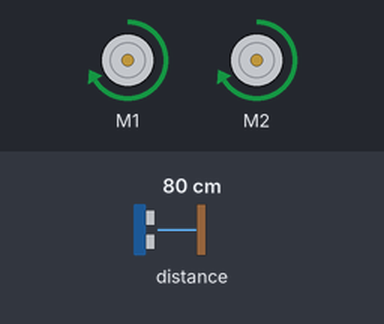
A program run on a simulated BBC micro:bit (MakeCode). Parts: 2 × DC motor (green arrow = forward, orange = backward, longer = faster). The test bench sets the inputs (shaded band); at power-on: distance to the obstacle 80 cm. Random numbers come from a fixed seed.

Above: at 1.2 s.
1.3 s: distance to the obstacle set to 42 cm
2.8 s: distance to the obstacle set to 37 cm
At 3.3 s:
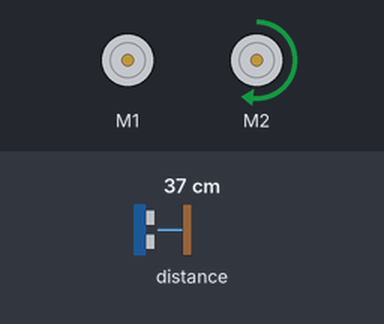
5.8 s: distance to the obstacle set to 60 cm
7.4 s: distance to the obstacle set to 2 cm
At 7.9 s:
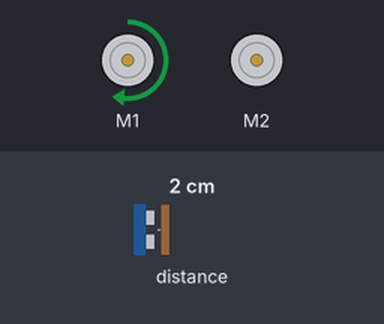
Timing chart, 0 to 11.4 s (numbered marks = the images above; inputs shaded):
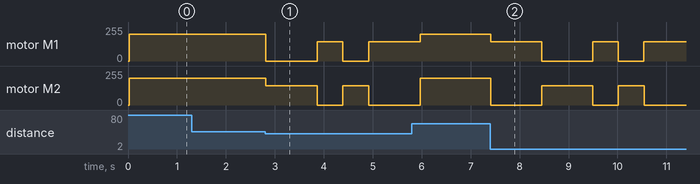

Measured:
- the behaviour switches between 40 and 39 cm on distance to the obstacle (found by bisection; images 0 and 1)
- after the input at 1.3 s, every drawn part: stays the same
- after the input at 2.8 s, motor M1: forward 200/255 → stopped at once, → forward 144/255 1.1 s later, → stopped 0.53 s later, → forward 144/255 0.53 s later; motor M2: forward 200/255 → forward 144/255 at once, → stopped 1.1 s later, → forward 144/255 0.53 s later, → stopped 0.53 s later
- after the input at 7.4 s, motor M1: goes forward 144/255 1.0 s, stopped 1.0 s, forward 144/255 0.52 s, stopped 0.52 s, then forward 144/255, starting at once; motor M2: goes stopped 1.0 s, forward 144/255 1.0 s, stopped 0.52 s, forward 144/255 0.52 s, then stopped, starting at once

The program:

main.ts
```typescript
let distancia = false
basic.forever(function () {
    if (maqueen.Ultrasonic(PingUnit.Centimeters) < 40 && maqueen.Ultrasonic(PingUnit.Centimeters) != 0) {
        distancia = Math.randomBoolean()
        if (distancia == true) {
            maqueen.motorRun(maqueen.Motors.M1, maqueen.Dir.CW, 144)
            maqueen.motorRun(maqueen.Motors.M2, maqueen.Dir.CW, 0)
            basic.pause(500)
        }
        if (distancia == false) {
            maqueen.motorRun(maqueen.Motors.M1, maqueen.Dir.CW, 0)
            maqueen.motorRun(maqueen.Motors.M2, maqueen.Dir.CW, 144)
            basic.pause(500)
        }
    } else {
        maqueen.motorRun(maqueen.Motors.All, maqueen.Dir.CW, 200)
    }
})
```

test.ts
```typescript
// os teses vão aqui; isto não será compilado quando este pacote for usado como extensão.
```
